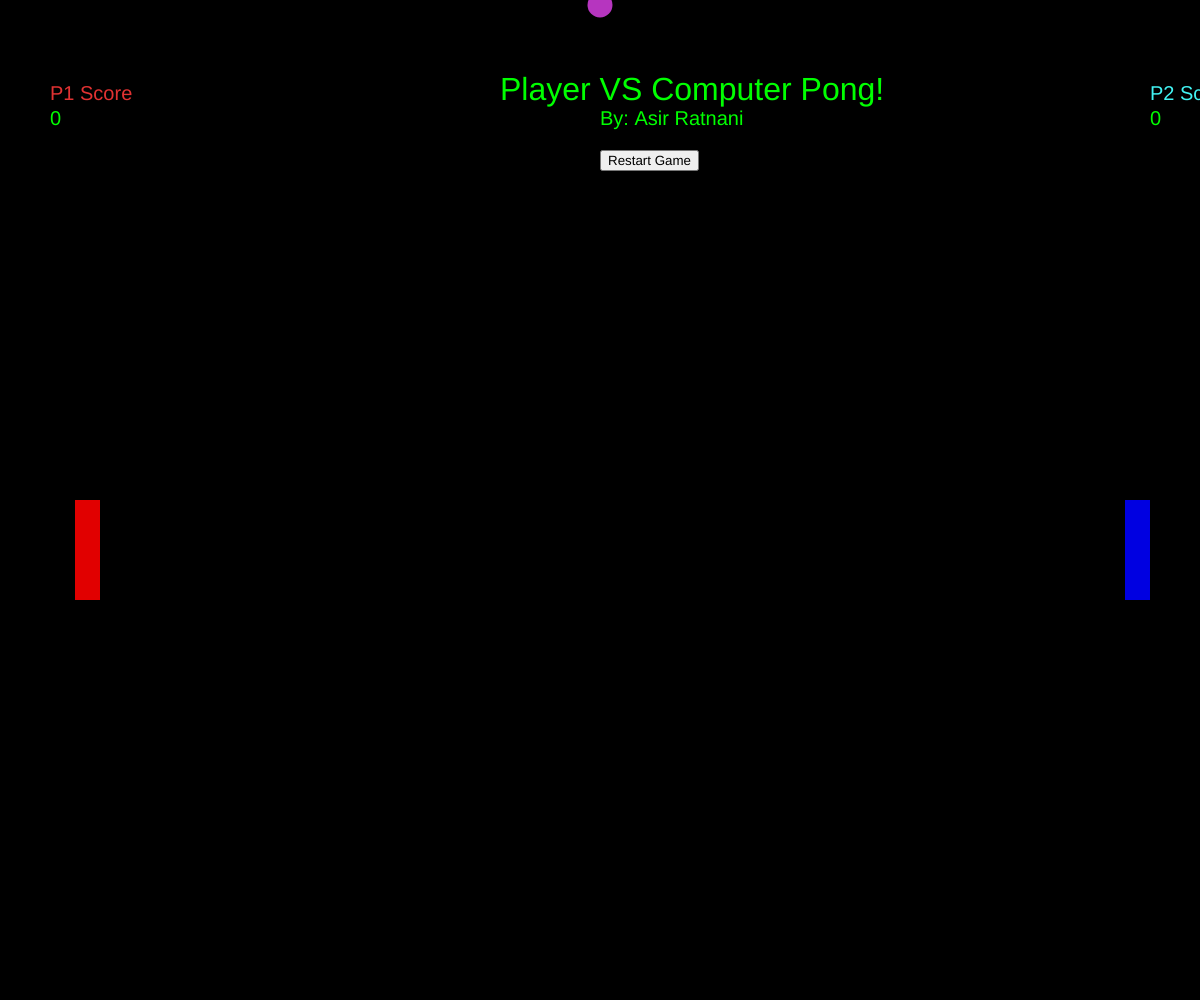
Frame 1 (no input)
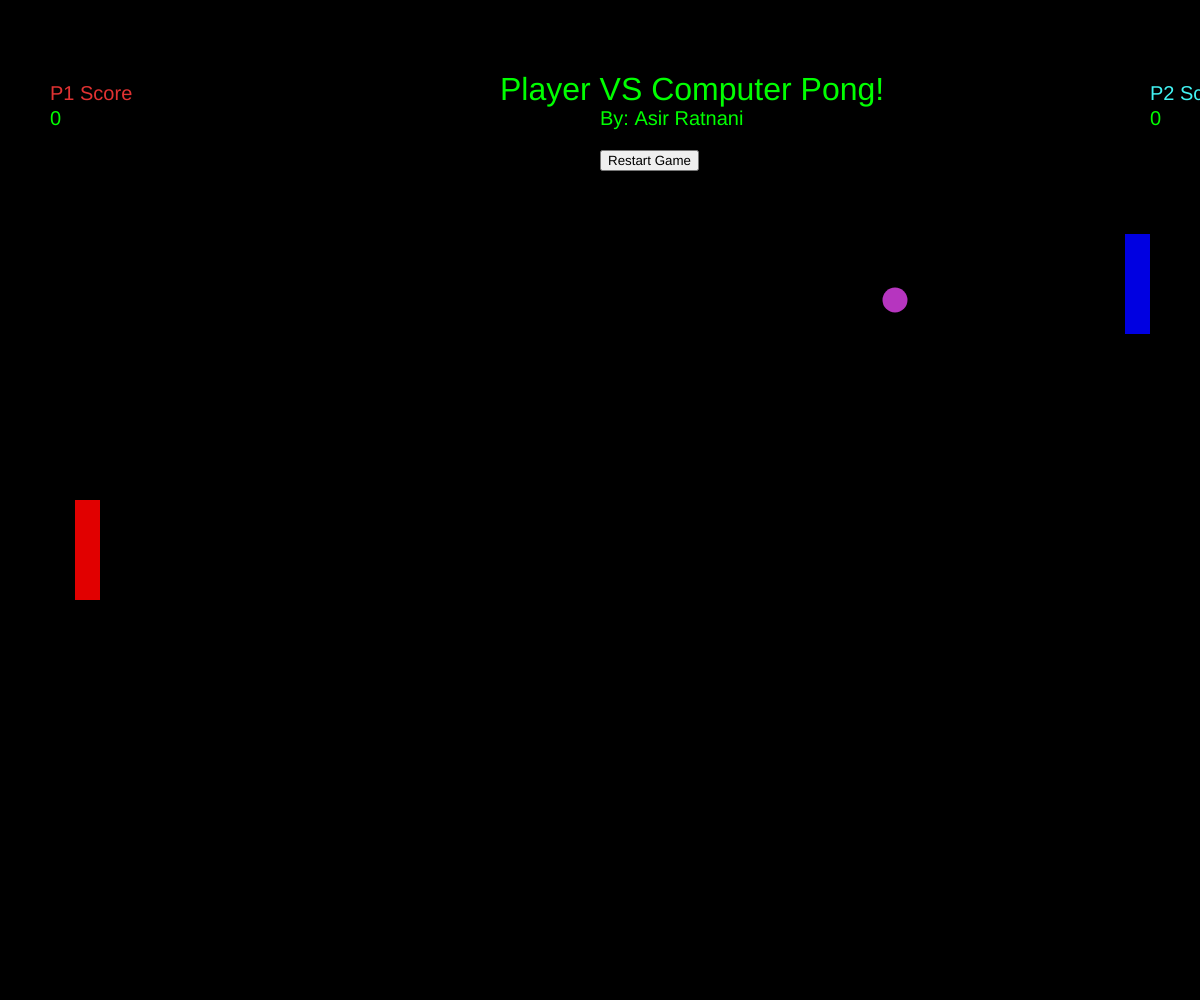
Frame 60 (no input)
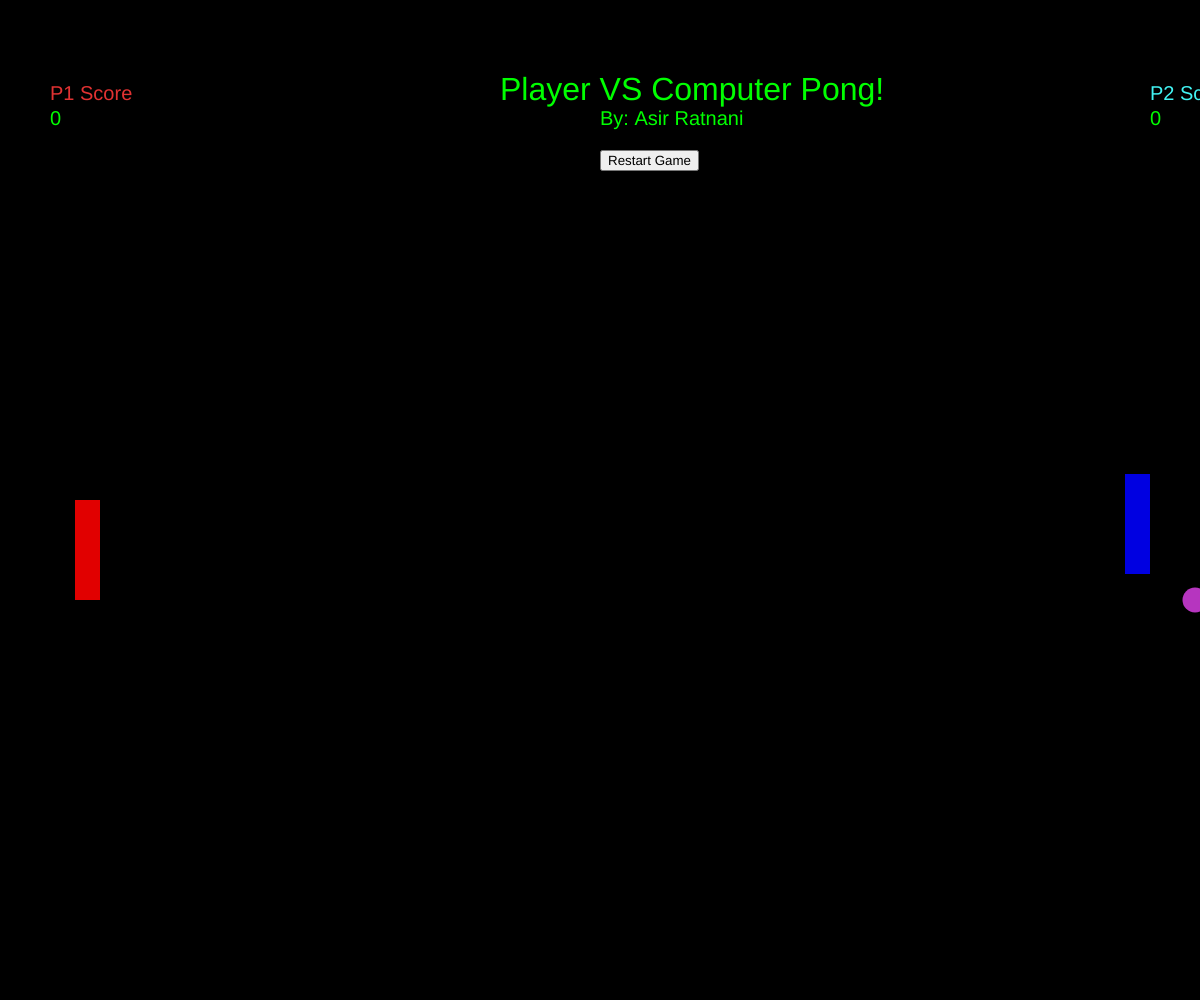
Frame 120 (the mouse pressed at the canvas centre since frame 60)

The p5.js sketch that drew these frames (run headless with seeded random() and noise() and a simulated clock; from frame 60 on, the mouse is pressed at the canvas centre):

// p5.js sketch
// ── sketch.js
// Interactive Scene Assignment
// Asir Ratnani
// September 24, 2018
//
// Extra for Experts:
// Use of sound in the background for more of a game aesthetic.
// As the ball hits the paddle, it changes colour to a random colour.
// There was also a use of a button in order to reset the game once the ball hits the ground.
// A game over is included once the ball hits the ground.
//
// Credits:
// Music by Eric Matyas
// www.soundimage.org


//List of variables used in this game
let xBall, yBall;
let dxBall, dyBall;

let xPaddle_1, yPaddle_1;
let xPaddle_2, yPaddle_2;

let paddleWidth, paddleHeight;
let dxPaddle;
let direction;

let colour_1, colour_2, colour_3;
let counter_1, counter_2;
let backgroundMusic;
let button_1;
let speed;


function setup() {
  createCanvas(windowWidth, windowHeight);
  resetButtonCall();

  //  Set the variables for the ball
  speed = 5;
  xBall = width / 2;
  yBall = 5;
  dxBall = speed;
  dyBall = speed;
  direction = [-1, 1];

  // Set the variables for the paddle
  paddleWidth = 25;
  paddleHeight = 100;
  dxPaddle = 25;
  xPaddle_1 = 75;
  yPaddle_1 = height / 2;
  xPaddle_2 = width - 75;
  yPaddle_2 = height / 2; 

  // Setting miscellaneous variables
  colour_1 = random(255);
  colour_2 = random(255);
  colour_3 = random(255);
  counter_1 = 0;
  counter_2 = 0;
}

function draw() {
  background(0);
  //Displays all the text on the screen.
  textSize(20);
  fill(225,50,50);
  text("P1 Score", 50, 100);
  fill(0,255,0);
  text(counter_1, 50, 125);

  textSize(20);
  fill(66,244,244);
  text("P2 Score", width - 50, 100);
  fill(0,255,0);
  text(counter_2, width - 50, 125);
  
  textSize(32);
  text("Player VS Computer Pong!", windowWidth / 2 - 100, 100);
  textSize(20);
  text("By: Asir Ratnani", windowWidth / 2, 125);
  // Calls the functions in order to draw and move the paddle and ball.
 
  paddle_1();
  paddle_2();
  ball();
  paddleMove();


}


function ball() {
  //Draws the ball
  noStroke();
  fill (colour_1, colour_2, colour_3);
  ellipse(xBall, yBall, 25, 25);
  // Moves the ball and bounces it off the walls
  xBall += dxBall;
  yBall += dyBall;

  if (yBall <= 0 || yBall >= height) {
    dyBall = dyBall *= -1;
  }

  if (xBall >= width) {
    resetBall();
    counter_1++;
  }
  else if (xBall <= 0) {
    resetBall();
    counter_2++;
  
  }
  // //Game Over screen prompt
  // if (xBall <= 0) {
  //   xBall = 0;
  //   yBall = 0;
  //   text("GAME OVER", windowWidth / 2 - 30, windowHeight / 2);
  //   resetButtonCall();
  //   noLoop();
  // }

  // Detects collision between the user paddle and the ball.
  if (xBall + 12.5 >= xPaddle_1 && xBall <= xPaddle_1 + paddleWidth && xBall - 12.5 >= xPaddle_1) {
    if (yBall - 12.5 <= yPaddle_1 + paddleHeight && yBall + 12.5 >= yPaddle_1){
      dxBall *= -1;
      dyBall *= -1;
      colour_1 = random(255);
      colour_2 = random(255);
      colour_3 = random(255);
      dxBall += 1;
      dyBall += 1;
    }
  }
  // Detects collision between the AI paddle and the ball.
  if (xBall + 12.5 >= xPaddle_2 && xBall <= xPaddle_2 + paddleWidth && xBall - 12.5 >= xPaddle_2) {
    if (yBall - 12.5 <= yPaddle_2 + paddleHeight && yBall + 12.5 >= yPaddle_2){
      dxBall *= -1;
      dyBall *= -1;
      colour_1 = random(255);
      colour_2 = random(255);
      colour_3 = random(255);
      dxBall += 1;
      dyBall += 1;
    }
  }
}

function paddle_1() {
// Draws the paddle for user
  noStroke();
  fill(225,0,0);
  rect(xPaddle_1, yPaddle_1, paddleWidth, paddleHeight);
}

function paddle_2() {
  noStroke();
  fill(0,0,225);
  rect(xPaddle_2, yPaddle_2, paddleWidth, paddleHeight);
  if (yPaddle_2 + 50 > yBall) {
    yPaddle_2 -= 7;
  }
  if (yPaddle_2 + 50 < yBall) {
    yPaddle_2 += 4;
  }
}


function resetButtonCall() {
  // Enacts the reset game button
  button_1 = createButton("Restart Game");
  button_1.mousePressed(resetGame);
  button_1.position( windowWidth / 2, 150);

}

function resetBall() {
  speed = 5;
  xBall = width / 2;
  yBall = height / 2;
  dxBall = random(direction) * speed;
  dyBall = random(direction) * speed;
}

function resetGame() {
  //Defines what will happen once you press the "Reset Game" button.
  counter_1 = 0;
  counter_2 = 0;
  xPaddle_1 = 75;
  yPaddle_1 = height / 2;
  xPaddle_2 = width - 75;
  yPaddle_2 = height / 2; 
  resetBall();
  draw();
}
function paddleMove () {
  //Sets up/down arrow to paddles. 
  if (keyIsPressed){
    if (keyIsDown(38)) {
      yPaddle_1 -= 7;
    }
    if (keyIsDown(40)) {
      yPaddle_1 += 7;
    }

  }
}
